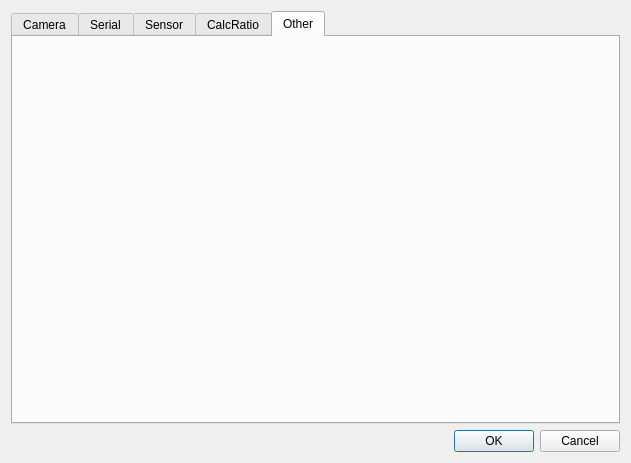
<?xml version="1.0" encoding="UTF-8"?>
<ui version="4.0">
 <class>ConfigDlg</class>
 <widget class="QDialog" name="ConfigDlg">
  <property name="geometry">
   <rect>
    <x>0</x>
    <y>0</y>
    <width>631</width>
    <height>463</height>
   </rect>
  </property>
  <property name="windowTitle">
   <string>Dialog</string>
  </property>
  <layout class="QVBoxLayout" name="verticalLayout_2">
   <item>
    <layout class="QVBoxLayout" name="verticalLayout">
     <item>
      <widget class="QTabWidget" name="tabWidget">
       <property name="currentIndex">
        <number>4</number>
       </property>
       <widget class="cameraLoginSettingWgt" name="CameraWgt">
        <attribute name="title">
         <string>Camera</string>
        </attribute>
       </widget>
       <widget class="SerialSettingWgt" name="SerialWgt">
        <attribute name="title">
         <string>Serial</string>
        </attribute>
       </widget>
       <widget class="SensorWgt" name="sensorWgt">
        <attribute name="title">
         <string>Sensor</string>
        </attribute>
       </widget>
       <widget class="CalDifSpeedInSphere" name="CalRatioWgt">
        <attribute name="title">
         <string>CalcRatio</string>
        </attribute>
       </widget>
       <widget class="OtherParamWgt" name="OtherParam">
        <attribute name="title">
         <string>Other</string>
        </attribute>
       </widget>
      </widget>
     </item>
     <item>
      <layout class="QHBoxLayout" name="horizontalLayout">
       <item>
        <spacer name="horizontalSpacer">
         <property name="orientation">
          <enum>Qt::Horizontal</enum>
         </property>
         <property name="sizeHint" stdset="0">
          <size>
           <width>40</width>
           <height>20</height>
          </size>
         </property>
        </spacer>
       </item>
       <item>
        <widget class="QPushButton" name="OKBtn">
         <property name="text">
          <string>OK</string>
         </property>
        </widget>
       </item>
       <item>
        <widget class="QPushButton" name="CancelBtn">
         <property name="text">
          <string>Cancel</string>
         </property>
        </widget>
       </item>
      </layout>
     </item>
    </layout>
   </item>
  </layout>
 </widget>
 <customwidgets>
  <customwidget>
   <class>cameraLoginSettingWgt</class>
   <extends>QWidget</extends>
   <header>cameraloginsettingwgt.h</header>
   <container>1</container>
  </customwidget>
  <customwidget>
   <class>SerialSettingWgt</class>
   <extends>QWidget</extends>
   <header>serialsettingwgt.h</header>
   <container>1</container>
  </customwidget>
  <customwidget>
   <class>SensorWgt</class>
   <extends>QWidget</extends>
   <header>sensorwgt.h</header>
   <container>1</container>
  </customwidget>
  <customwidget>
   <class>CalDifSpeedInSphere</class>
   <extends>QWidget</extends>
   <header>caldifspeedinsphere.h</header>
   <container>1</container>
  </customwidget>
  <customwidget>
   <class>OtherParamWgt</class>
   <extends>QWidget</extends>
   <header>otherparamwgt.h</header>
   <container>1</container>
  </customwidget>
 </customwidgets>
 <resources/>
 <connections/>
</ui>
